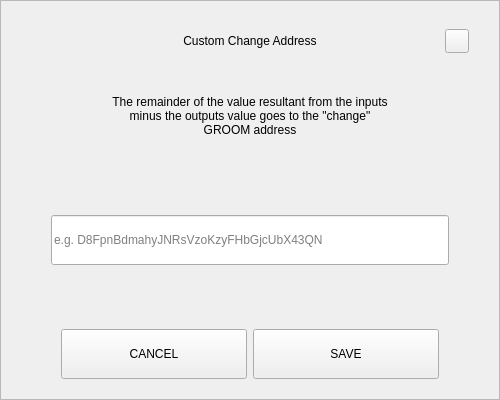
<?xml version="1.0" encoding="UTF-8"?>
<ui version="4.0">
 <class>SendChangeAddressDialog</class>
 <widget class="QDialog" name="SendChangeAddressDialog">
  <property name="geometry">
   <rect>
    <x>0</x>
    <y>0</y>
    <width>500</width>
    <height>400</height>
   </rect>
  </property>
  <property name="windowTitle">
   <string>Dialog</string>
  </property>
  <layout class="QVBoxLayout" name="verticalLayout">
   <property name="spacing">
    <number>0</number>
   </property>
   <property name="leftMargin">
    <number>0</number>
   </property>
   <property name="topMargin">
    <number>0</number>
   </property>
   <property name="rightMargin">
    <number>0</number>
   </property>
   <property name="bottomMargin">
    <number>0</number>
   </property>
   <item>
    <widget class="QFrame" name="frame">
     <property name="styleSheet">
      <string notr="true"/>
     </property>
     <property name="frameShape">
      <enum>QFrame::StyledPanel</enum>
     </property>
     <property name="frameShadow">
      <enum>QFrame::Raised</enum>
     </property>
     <layout class="QVBoxLayout" name="verticalLayout_2" stretch="0,0,0,0,0,0,0">
      <property name="spacing">
       <number>0</number>
      </property>
      <property name="leftMargin">
       <number>30</number>
      </property>
      <property name="topMargin">
       <number>20</number>
      </property>
      <property name="rightMargin">
       <number>30</number>
      </property>
      <property name="bottomMargin">
       <number>20</number>
      </property>
      <item>
       <layout class="QHBoxLayout" name="horizontalLayout_3">
        <property name="spacing">
         <number>0</number>
        </property>
        <item>
         <spacer name="horizontalSpacer_2">
          <property name="orientation">
           <enum>Qt::Horizontal</enum>
          </property>
          <property name="sizeHint" stdset="0">
           <size>
            <width>40</width>
            <height>20</height>
           </size>
          </property>
         </spacer>
        </item>
        <item>
         <widget class="QLabel" name="labelTitle">
          <property name="minimumSize">
           <size>
            <width>0</width>
            <height>40</height>
           </size>
          </property>
          <property name="maximumSize">
           <size>
            <width>16777215</width>
            <height>40</height>
           </size>
          </property>
          <property name="styleSheet">
           <string notr="true">padding-left:24px;</string>
          </property>
          <property name="text">
           <string>Custom Change Address</string>
          </property>
          <property name="alignment">
           <set>Qt::AlignCenter</set>
          </property>
          <property name="margin">
           <number>7</number>
          </property>
         </widget>
        </item>
        <item>
         <spacer name="horizontalSpacer">
          <property name="orientation">
           <enum>Qt::Horizontal</enum>
          </property>
          <property name="sizeHint" stdset="0">
           <size>
            <width>40</width>
            <height>20</height>
           </size>
          </property>
         </spacer>
        </item>
        <item>
         <widget class="QPushButton" name="btnEsc">
          <property name="minimumSize">
           <size>
            <width>24</width>
            <height>24</height>
           </size>
          </property>
          <property name="maximumSize">
           <size>
            <width>24</width>
            <height>24</height>
           </size>
          </property>
          <property name="focusPolicy">
           <enum>Qt::NoFocus</enum>
          </property>
          <property name="text">
           <string/>
          </property>
         </widget>
        </item>
       </layout>
      </item>
      <item>
       <spacer name="verticalSpacer_2">
        <property name="orientation">
         <enum>Qt::Vertical</enum>
        </property>
        <property name="sizeType">
         <enum>QSizePolicy::Fixed</enum>
        </property>
        <property name="sizeHint" stdset="0">
         <size>
          <width>20</width>
          <height>20</height>
         </size>
        </property>
       </spacer>
      </item>
      <item alignment="Qt::AlignHCenter">
       <widget class="QLabel" name="labelMessage">
        <property name="minimumSize">
         <size>
          <width>0</width>
          <height>70</height>
         </size>
        </property>
        <property name="text">
         <string>The remainder of the value resultant from the inputs minus the outputs value goes to the &quot;change&quot; GROOM address</string>
        </property>
        <property name="alignment">
         <set>Qt::AlignCenter</set>
        </property>
        <property name="wordWrap">
         <bool>true</bool>
        </property>
       </widget>
      </item>
      <item>
       <spacer name="verticalSpacer_3">
        <property name="orientation">
         <enum>Qt::Vertical</enum>
        </property>
        <property name="sizeHint" stdset="0">
         <size>
          <width>20</width>
          <height>40</height>
         </size>
        </property>
       </spacer>
      </item>
      <item>
       <layout class="QHBoxLayout" name="horizontalLayout_2">
        <property name="spacing">
         <number>0</number>
        </property>
        <property name="leftMargin">
         <number>20</number>
        </property>
        <property name="rightMargin">
         <number>20</number>
        </property>
        <item>
         <widget class="QLineEdit" name="lineEditAddress">
          <property name="minimumSize">
           <size>
            <width>0</width>
            <height>50</height>
           </size>
          </property>
          <property name="placeholderText">
           <string notr="true">e.g. D8FpnBdmahyJNRsVzoKzyFHbGjcUbX43QN</string>
          </property>
         </widget>
        </item>
       </layout>
      </item>
      <item>
       <spacer name="verticalSpacer">
        <property name="orientation">
         <enum>Qt::Vertical</enum>
        </property>
        <property name="sizeHint" stdset="0">
         <size>
          <width>20</width>
          <height>40</height>
         </size>
        </property>
       </spacer>
      </item>
      <item>
       <layout class="QHBoxLayout" name="horizontalLayout" stretch="2,2">
        <property name="spacing">
         <number>6</number>
        </property>
        <property name="leftMargin">
         <number>30</number>
        </property>
        <property name="rightMargin">
         <number>30</number>
        </property>
        <item>
         <widget class="QPushButton" name="btnCancel">
          <property name="minimumSize">
           <size>
            <width>180</width>
            <height>50</height>
           </size>
          </property>
          <property name="focusPolicy">
           <enum>Qt::NoFocus</enum>
          </property>
          <property name="text">
           <string>CANCEL</string>
          </property>
         </widget>
        </item>
        <item>
         <widget class="QPushButton" name="btnSave">
          <property name="minimumSize">
           <size>
            <width>180</width>
            <height>50</height>
           </size>
          </property>
          <property name="focusPolicy">
           <enum>Qt::NoFocus</enum>
          </property>
          <property name="text">
           <string>SAVE</string>
          </property>
         </widget>
        </item>
       </layout>
      </item>
     </layout>
    </widget>
   </item>
  </layout>
 </widget>
 <resources/>
 <connections/>
</ui>
